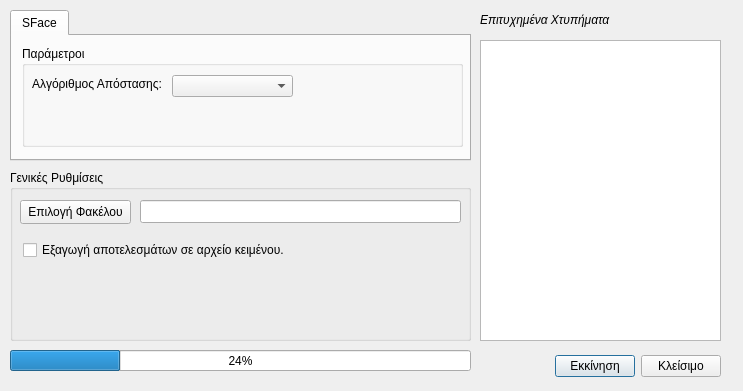
<?xml version="1.0" encoding="UTF-8"?>
<ui version="4.0">
 <class>FaceRecognitionDialog</class>
 <widget class="QDialog" name="FaceRecognitionDialog">
  <property name="geometry">
   <rect>
    <x>0</x>
    <y>0</y>
    <width>743</width>
    <height>391</height>
   </rect>
  </property>
  <property name="windowTitle">
   <string>Αναγνώριση Προσώπων</string>
  </property>
  <property name="windowIcon">
   <iconset resource="resources.qrc">
    <normaloff>:/argus/res/app_icons/recognition.png</normaloff>:/argus/res/app_icons/recognition.png</iconset>
  </property>
  <widget class="QWidget" name="layoutWidget">
   <property name="geometry">
    <rect>
     <x>480</x>
     <y>350</y>
     <width>241</width>
     <height>33</height>
    </rect>
   </property>
   <layout class="QHBoxLayout">
    <property name="spacing">
     <number>6</number>
    </property>
    <property name="margin" stdset="0">
     <number>0</number>
    </property>
    <item>
     <spacer>
      <property name="orientation">
       <enum>Qt::Horizontal</enum>
      </property>
      <property name="sizeHint" stdset="0">
       <size>
        <width>131</width>
        <height>31</height>
       </size>
      </property>
     </spacer>
    </item>
    <item>
     <widget class="QPushButton" name="startButton">
      <property name="text">
       <string>Εκκίνηση</string>
      </property>
     </widget>
    </item>
    <item>
     <widget class="QPushButton" name="closeButton">
      <property name="text">
       <string>Κλείσιμο</string>
      </property>
     </widget>
    </item>
   </layout>
  </widget>
  <widget class="QTabWidget" name="tabWidget">
   <property name="geometry">
    <rect>
     <x>10</x>
     <y>10</y>
     <width>461</width>
     <height>151</height>
    </rect>
   </property>
   <property name="currentIndex">
    <number>0</number>
   </property>
   <widget class="QWidget" name="tab">
    <attribute name="title">
     <string>SFace</string>
    </attribute>
    <widget class="QGroupBox" name="groupBox">
     <property name="geometry">
      <rect>
       <x>10</x>
       <y>10</y>
       <width>441</width>
       <height>101</height>
      </rect>
     </property>
     <property name="title">
      <string>Παράμετροι</string>
     </property>
     <widget class="QLabel" name="label_2">
      <property name="geometry">
       <rect>
        <x>10</x>
        <y>30</y>
        <width>141</width>
        <height>16</height>
       </rect>
      </property>
      <property name="text">
       <string>Αλγόριθμος Απόστασης:</string>
      </property>
     </widget>
     <widget class="QComboBox" name="distanceCalculationComboBox">
      <property name="geometry">
       <rect>
        <x>150</x>
        <y>29</y>
        <width>121</width>
        <height>22</height>
       </rect>
      </property>
     </widget>
    </widget>
   </widget>
  </widget>
  <widget class="QTableWidget" name="resultsTableWidget">
   <property name="geometry">
    <rect>
     <x>480</x>
     <y>40</y>
     <width>241</width>
     <height>301</height>
    </rect>
   </property>
  </widget>
  <widget class="QLabel" name="label">
   <property name="geometry">
    <rect>
     <x>480</x>
     <y>10</y>
     <width>231</width>
     <height>20</height>
    </rect>
   </property>
   <property name="font">
    <font>
     <italic>true</italic>
     <bold>false</bold>
    </font>
   </property>
   <property name="text">
    <string>Επιτυχημένα Χτυπήματα</string>
   </property>
  </widget>
  <widget class="QGroupBox" name="groupBox_2">
   <property name="geometry">
    <rect>
     <x>10</x>
     <y>170</y>
     <width>461</width>
     <height>171</height>
    </rect>
   </property>
   <property name="title">
    <string>Γενικές Ρυθμίσεις</string>
   </property>
   <widget class="QPushButton" name="selectFolderButton">
    <property name="geometry">
     <rect>
      <x>10</x>
      <y>30</y>
      <width>111</width>
      <height>24</height>
     </rect>
    </property>
    <property name="text">
     <string>Επιλογή Φακέλου</string>
    </property>
   </widget>
   <widget class="QLineEdit" name="folderDisplayLineEdit">
    <property name="geometry">
     <rect>
      <x>130</x>
      <y>30</y>
      <width>321</width>
      <height>23</height>
     </rect>
    </property>
   </widget>
   <widget class="QCheckBox" name="saveToTextCheckBox">
    <property name="geometry">
     <rect>
      <x>13</x>
      <y>70</y>
      <width>271</width>
      <height>20</height>
     </rect>
    </property>
    <property name="text">
     <string>Εξαγωγή αποτελεσμάτων σε αρχείο κειμένου.</string>
    </property>
   </widget>
  </widget>
  <widget class="QProgressBar" name="progressBar">
   <property name="geometry">
    <rect>
     <x>10</x>
     <y>350</y>
     <width>461</width>
     <height>21</height>
    </rect>
   </property>
   <property name="value">
    <number>24</number>
   </property>
  </widget>
 </widget>
 <resources>
  <include location="resources.qrc"/>
 </resources>
 <connections>
  <connection>
   <sender>startButton</sender>
   <signal>clicked()</signal>
   <receiver>FaceRecognitionDialog</receiver>
   <slot>accept()</slot>
   <hints>
    <hint type="sourcelabel">
     <x>278</x>
     <y>253</y>
    </hint>
    <hint type="destinationlabel">
     <x>96</x>
     <y>254</y>
    </hint>
   </hints>
  </connection>
  <connection>
   <sender>closeButton</sender>
   <signal>clicked()</signal>
   <receiver>FaceRecognitionDialog</receiver>
   <slot>reject()</slot>
   <hints>
    <hint type="sourcelabel">
     <x>369</x>
     <y>253</y>
    </hint>
    <hint type="destinationlabel">
     <x>179</x>
     <y>282</y>
    </hint>
   </hints>
  </connection>
 </connections>
</ui>
